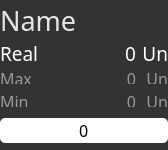
<?xml version="1.0" encoding="UTF-8"?>
<ui version="4.0">
 <class>CommandWidget</class>
 <widget class="QWidget" name="CommandWidget">
  <property name="geometry">
   <rect>
    <x>0</x>
    <y>0</y>
    <width>168</width>
    <height>150</height>
   </rect>
  </property>
  <property name="sizePolicy">
   <sizepolicy hsizetype="MinimumExpanding" vsizetype="Preferred">
    <horstretch>0</horstretch>
    <verstretch>0</verstretch>
   </sizepolicy>
  </property>
  <property name="minimumSize">
   <size>
    <width>0</width>
    <height>150</height>
   </size>
  </property>
  <property name="windowTitle">
   <string>Form</string>
  </property>
  <property name="styleSheet">
   <string notr="true">
QWidget {
    background-color: rgb(51, 51, 51);
    color: rgb(153,153,153);
}
</string>
  </property>
  <layout class="QGridLayout" name="gridLayout">
   <property name="sizeConstraint">
    <enum>QLayout::SetDefaultConstraint</enum>
   </property>
   <property name="leftMargin">
    <number>0</number>
   </property>
   <property name="topMargin">
    <number>0</number>
   </property>
   <property name="rightMargin">
    <number>0</number>
   </property>
   <property name="bottomMargin">
    <number>0</number>
   </property>
   <property name="spacing">
    <number>6</number>
   </property>
   <item row="3" column="2">
    <widget class="QLabel" name="MinUnits">
     <property name="sizePolicy">
      <sizepolicy hsizetype="Preferred" vsizetype="Preferred">
       <horstretch>0</horstretch>
       <verstretch>0</verstretch>
      </sizepolicy>
     </property>
     <property name="minimumSize">
      <size>
       <width>0</width>
       <height>12</height>
      </size>
     </property>
     <property name="maximumSize">
      <size>
       <width>16777215</width>
       <height>12</height>
      </size>
     </property>
     <property name="font">
      <font>
       <family>Share Tech Mono</family>
       <pointsize>12</pointsize>
      </font>
     </property>
     <property name="styleSheet">
      <string notr="true">color: rgb(153, 153, 153);</string>
     </property>
     <property name="text">
      <string>Un</string>
     </property>
     <property name="alignment">
      <set>Qt::AlignRight|Qt::AlignTrailing|Qt::AlignVCenter</set>
     </property>
     <property name="indent">
      <number>0</number>
     </property>
    </widget>
   </item>
   <item row="4" column="0" colspan="3">
    <widget class="QLineEdit" name="Value">
     <property name="sizePolicy">
      <sizepolicy hsizetype="MinimumExpanding" vsizetype="Fixed">
       <horstretch>0</horstretch>
       <verstretch>0</verstretch>
      </sizepolicy>
     </property>
     <property name="minimumSize">
      <size>
       <width>120</width>
       <height>25</height>
      </size>
     </property>
     <property name="maximumSize">
      <size>
       <width>168</width>
       <height>25</height>
      </size>
     </property>
     <property name="font">
      <font>
       <family>Share Tech Mono</family>
       <pointsize>12</pointsize>
       <weight>50</weight>
       <italic>false</italic>
       <bold>false</bold>
      </font>
     </property>
     <property name="styleSheet">
      <string notr="true">background-color: rgb(255, 255, 255);
border-radius: 5px;
color: rgb(0, 0, 0);</string>
     </property>
     <property name="text">
      <string>0</string>
     </property>
     <property name="maxLength">
      <number>6</number>
     </property>
     <property name="frame">
      <bool>true</bool>
     </property>
     <property name="alignment">
      <set>Qt::AlignCenter</set>
     </property>
     <property name="clearButtonEnabled">
      <bool>false</bool>
     </property>
    </widget>
   </item>
   <item row="2" column="0">
    <widget class="QLabel" name="Max">
     <property name="minimumSize">
      <size>
       <width>0</width>
       <height>12</height>
      </size>
     </property>
     <property name="maximumSize">
      <size>
       <width>16777215</width>
       <height>12</height>
      </size>
     </property>
     <property name="font">
      <font>
       <family>Share Tech Mono</family>
       <pointsize>12</pointsize>
      </font>
     </property>
     <property name="styleSheet">
      <string notr="true">color: rgb(153, 153, 153);</string>
     </property>
     <property name="text">
      <string>Max</string>
     </property>
     <property name="indent">
      <number>0</number>
     </property>
    </widget>
   </item>
   <item row="1" column="0">
    <widget class="QLabel" name="Real">
     <property name="minimumSize">
      <size>
       <width>0</width>
       <height>15</height>
      </size>
     </property>
     <property name="maximumSize">
      <size>
       <width>16777215</width>
       <height>15</height>
      </size>
     </property>
     <property name="font">
      <font>
       <family>Share Tech Mono</family>
       <pointsize>14</pointsize>
       <weight>50</weight>
       <italic>false</italic>
       <bold>false</bold>
      </font>
     </property>
     <property name="styleSheet">
      <string notr="true">color: rgb(255, 255, 255);</string>
     </property>
     <property name="text">
      <string>Real</string>
     </property>
     <property name="indent">
      <number>0</number>
     </property>
    </widget>
   </item>
   <item row="1" column="2">
    <widget class="QLabel" name="RealUnits">
     <property name="sizePolicy">
      <sizepolicy hsizetype="Maximum" vsizetype="Preferred">
       <horstretch>0</horstretch>
       <verstretch>0</verstretch>
      </sizepolicy>
     </property>
     <property name="minimumSize">
      <size>
       <width>0</width>
       <height>15</height>
      </size>
     </property>
     <property name="maximumSize">
      <size>
       <width>16777215</width>
       <height>15</height>
      </size>
     </property>
     <property name="font">
      <font>
       <family>Share Tech Mono</family>
       <pointsize>14</pointsize>
       <weight>50</weight>
       <italic>false</italic>
       <bold>false</bold>
      </font>
     </property>
     <property name="styleSheet">
      <string notr="true">color: rgb(255, 255, 255);</string>
     </property>
     <property name="text">
      <string>Un</string>
     </property>
     <property name="alignment">
      <set>Qt::AlignRight|Qt::AlignTrailing|Qt::AlignVCenter</set>
     </property>
     <property name="indent">
      <number>0</number>
     </property>
    </widget>
   </item>
   <item row="3" column="0">
    <widget class="QLabel" name="Min">
     <property name="minimumSize">
      <size>
       <width>0</width>
       <height>12</height>
      </size>
     </property>
     <property name="maximumSize">
      <size>
       <width>16777215</width>
       <height>12</height>
      </size>
     </property>
     <property name="font">
      <font>
       <family>Share Tech Mono</family>
       <pointsize>12</pointsize>
      </font>
     </property>
     <property name="styleSheet">
      <string notr="true">color: rgb(153, 153, 153);</string>
     </property>
     <property name="text">
      <string>Min</string>
     </property>
     <property name="indent">
      <number>0</number>
     </property>
    </widget>
   </item>
   <item row="2" column="1">
    <widget class="QLabel" name="MaxValue">
     <property name="minimumSize">
      <size>
       <width>0</width>
       <height>12</height>
      </size>
     </property>
     <property name="maximumSize">
      <size>
       <width>16777215</width>
       <height>12</height>
      </size>
     </property>
     <property name="font">
      <font>
       <family>Share Tech Mono</family>
       <pointsize>12</pointsize>
      </font>
     </property>
     <property name="styleSheet">
      <string notr="true">color: rgb(153, 153, 153);</string>
     </property>
     <property name="text">
      <string>0</string>
     </property>
     <property name="alignment">
      <set>Qt::AlignRight|Qt::AlignTrailing|Qt::AlignVCenter</set>
     </property>
     <property name="indent">
      <number>0</number>
     </property>
    </widget>
   </item>
   <item row="1" column="1">
    <widget class="QLabel" name="RealValue">
     <property name="minimumSize">
      <size>
       <width>0</width>
       <height>15</height>
      </size>
     </property>
     <property name="maximumSize">
      <size>
       <width>16777215</width>
       <height>15</height>
      </size>
     </property>
     <property name="font">
      <font>
       <family>Share Tech Mono</family>
       <pointsize>14</pointsize>
       <weight>50</weight>
       <italic>false</italic>
       <bold>false</bold>
      </font>
     </property>
     <property name="styleSheet">
      <string notr="true">color: rgb(255, 255, 255);</string>
     </property>
     <property name="text">
      <string>0</string>
     </property>
     <property name="alignment">
      <set>Qt::AlignRight|Qt::AlignTrailing|Qt::AlignVCenter</set>
     </property>
     <property name="indent">
      <number>0</number>
     </property>
    </widget>
   </item>
   <item row="3" column="1">
    <widget class="QLabel" name="MinValue">
     <property name="minimumSize">
      <size>
       <width>0</width>
       <height>12</height>
      </size>
     </property>
     <property name="maximumSize">
      <size>
       <width>16777215</width>
       <height>12</height>
      </size>
     </property>
     <property name="font">
      <font>
       <family>Share Tech Mono</family>
       <pointsize>12</pointsize>
      </font>
     </property>
     <property name="styleSheet">
      <string notr="true">color: rgb(153, 153, 153);</string>
     </property>
     <property name="text">
      <string>0</string>
     </property>
     <property name="alignment">
      <set>Qt::AlignRight|Qt::AlignTrailing|Qt::AlignVCenter</set>
     </property>
     <property name="indent">
      <number>0</number>
     </property>
    </widget>
   </item>
   <item row="2" column="2">
    <widget class="QLabel" name="MaxUnits">
     <property name="sizePolicy">
      <sizepolicy hsizetype="Preferred" vsizetype="Preferred">
       <horstretch>0</horstretch>
       <verstretch>0</verstretch>
      </sizepolicy>
     </property>
     <property name="minimumSize">
      <size>
       <width>0</width>
       <height>12</height>
      </size>
     </property>
     <property name="maximumSize">
      <size>
       <width>16777215</width>
       <height>12</height>
      </size>
     </property>
     <property name="font">
      <font>
       <family>Share Tech Mono</family>
       <pointsize>12</pointsize>
      </font>
     </property>
     <property name="styleSheet">
      <string notr="true">color: rgb(153, 153, 153);</string>
     </property>
     <property name="text">
      <string>Un</string>
     </property>
     <property name="alignment">
      <set>Qt::AlignRight|Qt::AlignTrailing|Qt::AlignVCenter</set>
     </property>
     <property name="indent">
      <number>0</number>
     </property>
    </widget>
   </item>
   <item row="0" column="0" colspan="3">
    <widget class="QLabel" name="WidgetName">
     <property name="sizePolicy">
      <sizepolicy hsizetype="Minimum" vsizetype="Preferred">
       <horstretch>0</horstretch>
       <verstretch>0</verstretch>
      </sizepolicy>
     </property>
     <property name="minimumSize">
      <size>
       <width>168</width>
       <height>30</height>
      </size>
     </property>
     <property name="maximumSize">
      <size>
       <width>16777215</width>
       <height>30</height>
      </size>
     </property>
     <property name="font">
      <font>
       <family>Share Tech Mono</family>
       <pointsize>20</pointsize>
      </font>
     </property>
     <property name="contextMenuPolicy">
      <enum>Qt::DefaultContextMenu</enum>
     </property>
     <property name="toolTipDuration">
      <number>-1</number>
     </property>
     <property name="styleSheet">
      <string notr="true">color: rgb(230, 230, 230);
padding: 0px;
margin: 0px;
alignment-baseline=&quot;middle&quot;;</string>
     </property>
     <property name="frameShape">
      <enum>QFrame::NoFrame</enum>
     </property>
     <property name="frameShadow">
      <enum>QFrame::Plain</enum>
     </property>
     <property name="lineWidth">
      <number>0</number>
     </property>
     <property name="text">
      <string>Name</string>
     </property>
     <property name="alignment">
      <set>Qt::AlignLeading|Qt::AlignLeft|Qt::AlignVCenter</set>
     </property>
     <property name="margin">
      <number>0</number>
     </property>
     <property name="indent">
      <number>0</number>
     </property>
    </widget>
   </item>
  </layout>
 </widget>
 <resources/>
 <connections/>
</ui>
